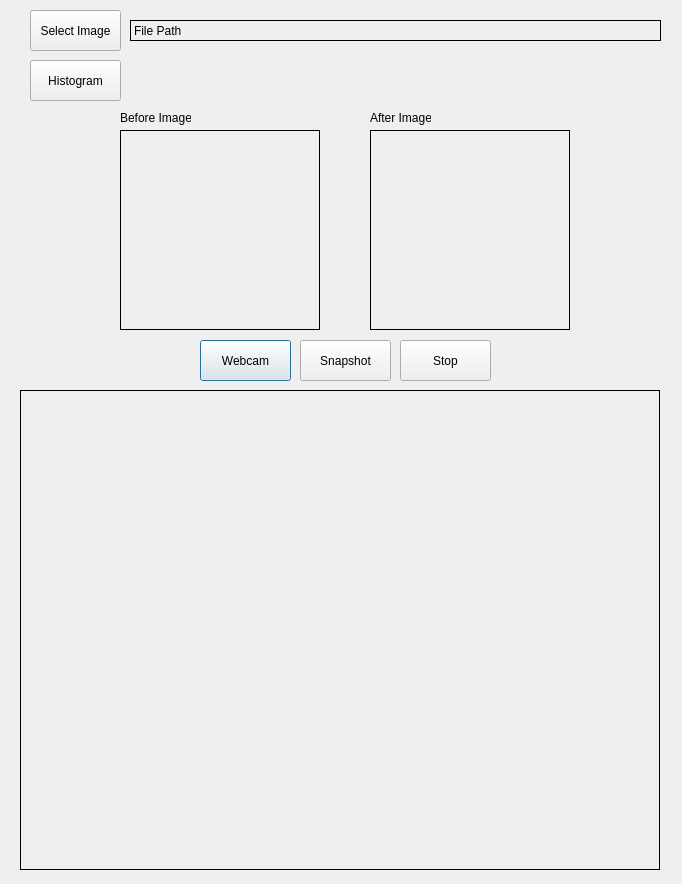
<?xml version="1.0" encoding="UTF-8"?>
<ui version="4.0">
 <class>Dialog</class>
 <widget class="QDialog" name="Dialog">
  <property name="geometry">
   <rect>
    <x>0</x>
    <y>0</y>
    <width>682</width>
    <height>884</height>
   </rect>
  </property>
  <property name="windowTitle">
   <string>Dialog</string>
  </property>
  <widget class="QPushButton" name="startCam">
   <property name="geometry">
    <rect>
     <x>200</x>
     <y>340</y>
     <width>91</width>
     <height>41</height>
    </rect>
   </property>
   <property name="text">
    <string>Webcam</string>
   </property>
  </widget>
  <widget class="QPushButton" name="captureCam">
   <property name="geometry">
    <rect>
     <x>300</x>
     <y>340</y>
     <width>91</width>
     <height>41</height>
    </rect>
   </property>
   <property name="text">
    <string>Snapshot</string>
   </property>
  </widget>
  <widget class="QPushButton" name="selectImg">
   <property name="geometry">
    <rect>
     <x>30</x>
     <y>10</y>
     <width>91</width>
     <height>41</height>
    </rect>
   </property>
   <property name="text">
    <string>Select Image</string>
   </property>
  </widget>
  <widget class="QPushButton" name="histogramEq">
   <property name="geometry">
    <rect>
     <x>30</x>
     <y>60</y>
     <width>91</width>
     <height>41</height>
    </rect>
   </property>
   <property name="text">
    <string>Histogram</string>
   </property>
  </widget>
  <widget class="QLabel" name="camera">
   <property name="geometry">
    <rect>
     <x>20</x>
     <y>390</y>
     <width>640</width>
     <height>480</height>
    </rect>
   </property>
   <property name="frameShape">
    <enum>QFrame::Box</enum>
   </property>
   <property name="text">
    <string/>
   </property>
  </widget>
  <widget class="QLabel" name="fileBox">
   <property name="geometry">
    <rect>
     <x>130</x>
     <y>20</y>
     <width>531</width>
     <height>21</height>
    </rect>
   </property>
   <property name="frameShape">
    <enum>QFrame::Box</enum>
   </property>
   <property name="frameShadow">
    <enum>QFrame::Plain</enum>
   </property>
   <property name="text">
    <string>File Path</string>
   </property>
  </widget>
  <widget class="QLabel" name="beforeImage">
   <property name="geometry">
    <rect>
     <x>120</x>
     <y>130</y>
     <width>200</width>
     <height>200</height>
    </rect>
   </property>
   <property name="frameShape">
    <enum>QFrame::Box</enum>
   </property>
   <property name="text">
    <string/>
   </property>
  </widget>
  <widget class="QLabel" name="afterImage">
   <property name="geometry">
    <rect>
     <x>370</x>
     <y>130</y>
     <width>200</width>
     <height>200</height>
    </rect>
   </property>
   <property name="frameShape">
    <enum>QFrame::Box</enum>
   </property>
   <property name="text">
    <string/>
   </property>
  </widget>
  <widget class="QLabel" name="label">
   <property name="geometry">
    <rect>
     <x>120</x>
     <y>110</y>
     <width>71</width>
     <height>16</height>
    </rect>
   </property>
   <property name="text">
    <string>Before Image</string>
   </property>
  </widget>
  <widget class="QLabel" name="label_2">
   <property name="geometry">
    <rect>
     <x>370</x>
     <y>110</y>
     <width>61</width>
     <height>16</height>
    </rect>
   </property>
   <property name="text">
    <string>After Image</string>
   </property>
  </widget>
  <widget class="QPushButton" name="stopCam">
   <property name="geometry">
    <rect>
     <x>400</x>
     <y>340</y>
     <width>91</width>
     <height>41</height>
    </rect>
   </property>
   <property name="text">
    <string>Stop</string>
   </property>
  </widget>
 </widget>
 <resources/>
 <connections/>
</ui>
